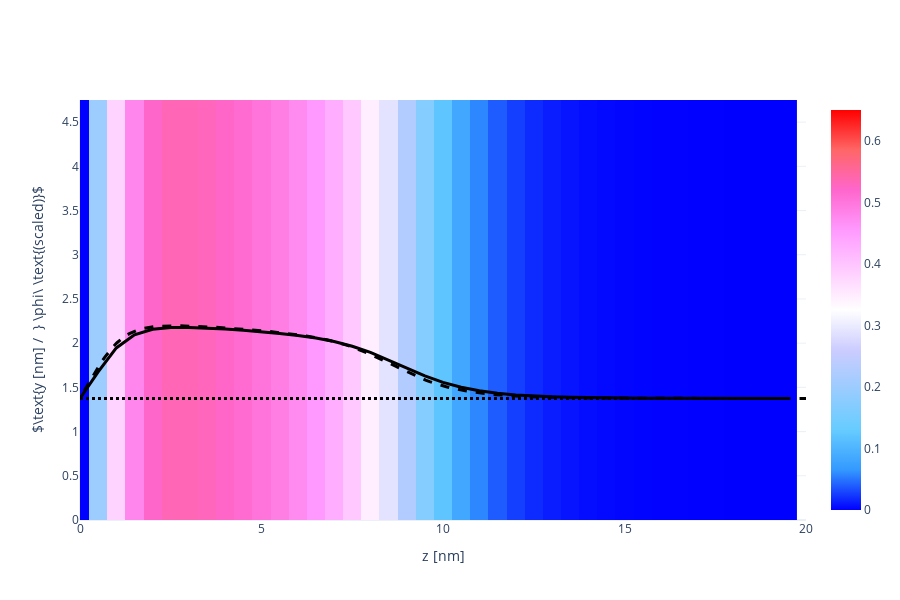

The notebook cell saved with this chart:
### Code cell
X, Y, Z = np.array(phAr.iloc[:,0]), np.array(phAr.iloc[:,1]), np.array(phAr.iloc[:,2])
vol = np.array(phAr.iloc[:,3])
bvols= [np.array(ph1r.iloc[:,i+3]) for i in range(block_Nik[0])]

Lz_max = 20
vol = vol[Z < Lz_max]
X = X[Z < Lz_max]
Y = Y[Z < Lz_max]
Z = Z[Z < Lz_max]

Nz_new = int(len(Z)/Nx/Ny)
x = [X[i*Ny*Nz_new] for i in range(Nx)]
y = [Y[j*Nz_new]    for j in range(Ny)]
z = [Z[k]           for k in range(Nz_new)]

xslice = 10
islice = int(xslice*(x[1]-x[0]))
vol  =  np.array([  vol[(islice*Ny+j)*Nz_new+k] for j in range(Ny) for k in range(Nz_new)]).reshape(Ny, Nz_new)
bvols= [np.array([bvols[i][(islice*Ny+j)*Nz_new+k] for j in range(Ny) for k in range(Nz_new)]).reshape(Ny, Nz_new) for i in range(block_Nik[0])]
display(bvols[1][int(Ny/2),:])

import plotly.graph_objects as go
heatmap = go.Heatmap(
            x=z, y=y, z=vol,
            zmin = 0.0, zmax = 0.65,
            colorscale= 'Picnic'
          )
overall = go.Scatter(
            x = z,
            y = 1.5*vol[int(Ny/2), :] + max(y)/2-1,
            line = dict(color='black', width=3)
          )
blocks = [go.Scatter(
            x = z,
            y = 1.5*bvols[i][int(Ny/2),:] + max(y)/2-1,
            line = dict(color='black', width=3, dash='dot')
          ) for i in range(block_Nik[0])]

fname = GIT+'ph_a010x075_1D.dat'
df = pd.read_csv(fname, sep="\s+", skiprows=0)
a000x075_1d = pd.DataFrame([df.iloc[:,0], df.iloc[:,1]], index=['z', 'pha']).T

reference = go.Scatter(
                x = a000x075_1d.z,
                y = 1.5*a000x075_1d.pha + max(y)/2-1,
                line = dict(color='black', width=3, dash='dash')
            )

layout = go.Layout( xaxis_range = [0, Lz_max], yaxis_range = [0, y[-1]],
                    yaxis_title = r'$\text{y [nm] /  } \phi\ \text{(scaled)}$', xaxis_title = 'z [nm]',
                    scene_xaxis_showticklabels=True,
                    scene_yaxis_showticklabels=True,
                    scene_zaxis_showticklabels=True,
                    showlegend = False,
                    template='plotly_white', width=900, height=600)
fig = go.Figure(data = [heatmap, overall, *blocks, reference], layout = layout)
fig.show()

### Figure 1 — Plotly figure (JSON) as saved in the notebook; plotly's stock layout.template omitted (floating-point values rounded to 4 significant figures; data arrays with more than 128 entries replaced by an {"elided": "..."} marker saying what was removed)
{"data": [{"colorscale": [[0, "rgb(0,0,255)"], [0.1, "rgb(51,153,255)"], [0.2, "rgb(102,204,255)"], [0.3, "rgb(153,204,255)"], [0.4, "rgb(204,204,255)"], [0.5, "rgb(255,255,255)"], [0.6, "rgb(255,204,255)"], [0.7, "rgb(255,153,255)"], [0.8, "rgb(255,102,204)"], [0.9, "rgb(255,102,102)"], [1, "rgb(255,0,0)"]], "type": "heatmap", "x": [0, 0.5, 1, 1.5, 2, 2.5, 3, 3.5, 4, 4.5, 5, 5.5, 6, 6.5, 7, 7.5, 8, 8.5, 9, 9.5, 10, 10.5, 11, 11.5, 12, 12.5, 13, 13.5, 14, 14.5, 15, 15.5, 16, 16.5, 17, 17.5, 18, 18.5, 19, 19.5], "y": [0, 0.25, 0.5, 0.75, 1, 1.25, 1.5, 1.75, 2, 2.25, 2.5, 2.75, 3, 3.25, 3.5, 3.75, 4, 4.25, 4.5, 4.75], "z": {"elided": "20x40 float values"}, "zmax": 0.65, "zmin": 0}, {"line": {"color": "black", "width": 3}, "type": "scatter", "x": [0, 0.5, 1, 1.5, 2, 2.5, 3, 3.5, 4, 4.5, 5, 5.5, 6, 6.5, 7, 7.5, 8, 8.5, 9, 9.5, 10, 10.5, 11, 11.5, 12, 12.5, 13, 13.5, 14, 14.5, 15, 15.5, 16, 16.5, 17, 17.5, 18, 18.5, 19, 19.5], "y": [1.375, 1.674, 1.946, 2.095, 2.157, 2.177, 2.177, 2.17, 2.159, 2.145, 2.129, 2.11, 2.087, 2.057, 2.018, 1.966, 1.895, 1.81, 1.717, 1.63, 1.557, 1.501, 1.461, 1.434, 1.415, 1.402, 1.393, 1.387, 1.383, 1.381, 1.379, 1.377, 1.377, 1.376, 1.376, 1.375, 1.375, 1.375, 1.375, 1.375]}, {"line": {"color": "black", "dash": "dot", "width": 3}, "type": "scatter", "x": [0, 0.5, 1, 1.5, 2, 2.5, 3, 3.5, 4, 4.5, 5, 5.5, 6, 6.5, 7, 7.5, 8, 8.5, 9, 9.5, 10, 10.5, 11, 11.5, 12, 12.5, 13, 13.5, 14, 14.5, 15, 15.5, 16, 16.5, 17, 17.5, 18, 18.5, 19, 19.5], "y": [1.375, 1.375, 1.375, 1.375, 1.375, 1.375, 1.375, 1.375, 1.375, 1.375, 1.375, 1.375, 1.375, 1.375, 1.375, 1.375, 1.375, 1.375, 1.375, 1.375, 1.375, 1.375, 1.375, 1.375, 1.375, 1.375, 1.375, 1.375, 1.375, 1.375, 1.375, 1.375, 1.375, 1.375, 1.375, 1.375, 1.375, 1.375, 1.375, 1.375]}, {"line": {"color": "black", "dash": "dot", "width": 3}, "type": "scatter", "x": [0, 0.5, 1, 1.5, 2, 2.5, 3, 3.5, 4, 4.5, 5, 5.5, 6, 6.5, 7, 7.5, 8, 8.5, 9, 9.5, 10, 10.5, 11, 11.5, 12, 12.5, 13, 13.5, 14, 14.5, 15, 15.5, 16, 16.5, 17, 17.5, 18, 18.5, 19, 19.5], "y": [1.375, 1.375, 1.375, 1.375, 1.375, 1.375, 1.375, 1.375, 1.375, 1.375, 1.375, 1.375, 1.375, 1.375, 1.375, 1.375, 1.375, 1.375, 1.375, 1.375, 1.375, 1.375, 1.375, 1.375, 1.375, 1.375, 1.375, 1.375, 1.375, 1.375, 1.375, 1.375, 1.375, 1.375, 1.375, 1.375, 1.375, 1.375, 1.375, 1.375]}, {"line": {"color": "black", "dash": "dash", "width": 3}, "type": "scatter", "x": {"elided": "440 float values"}, "y": {"elided": "440 float values"}}], "layout": {"height": 600, "scene": {"xaxis": {"showticklabels": true}, "yaxis": {"showticklabels": true}, "zaxis": {"showticklabels": true}}, "showlegend": false, "width": 900, "xaxis": {"range": [0, 20], "title": {"text": "z [nm]"}, "type": "linear"}, "yaxis": {"range": [0, 4.75], "title": {"text": "$\\text{y [nm] /  } \\phi\\ \\text{(scaled)}$"}, "type": "linear"}}}
